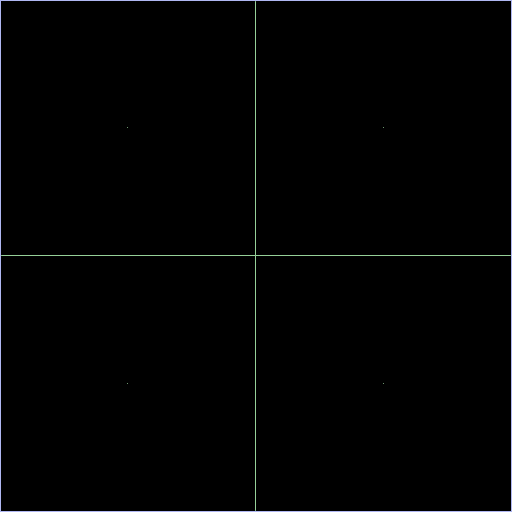
Frame 1 (no input)
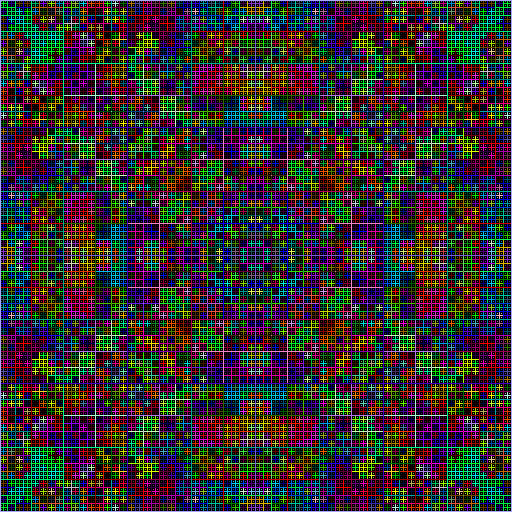
Frame 60 (the mouse pressed at the canvas centre just before this capture)
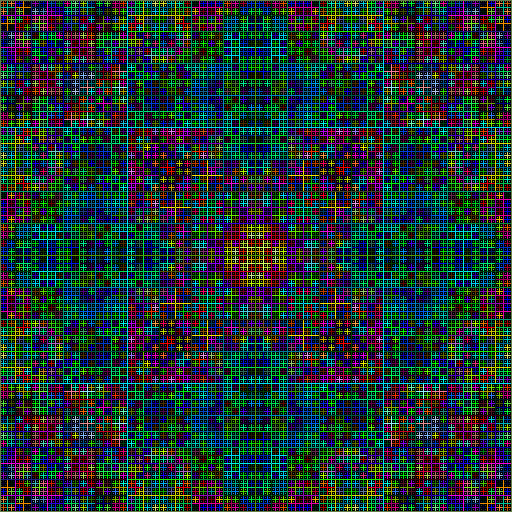
Frame 120 (the mouse held since frame 60 and released just before this capture)

The Processing sketch that drew these frames (run headless with seeded random() and noise(); from frame 60 on, the mouse is pressed at the canvas centre):

// Processing sketch: processing_103385
// ── processing_103385.pde

// cyberdelic carpet
// by azathoth 2013
// based on http://www.openprocessing.org/sketch/17370

int min_dist = 12;
int max_val = 255;

float divisor;
color carpet_color;

ArrayList coords;

void setup()
{
  size(512, 512);
  frameRate(16);
  colorMode(HSB, max_val);
  
  carpet_color = color(random(1,max_val),random(1,max_val),random(1,max_val));
  divisor = 1;
  
  background(0);
  smooth();
  
  coords = new ArrayList();
}

void mousePressed()
{
  //int t0 = millis();
  setup();
  carpet_init();
  //println(millis()-t0);
}


boolean paused = false;
void keyPressed()
{
  if(key==' ')
  {
    if(paused)
      loop();
    else
      noLoop();
    
    paused = !paused;
  }
}


void draw()
{
  if(coords.size()==0)
  {
    //background(0);
    carpet_init();
  }
  ArrayList old_coords = coords;
  coords = new ArrayList();
  for(int i=0; i<old_coords.size(); i++)
  {
    int[] p = (int[])old_coords.get(i);
    carpet_cross(p[0],p[1], p[2],p[3]);
  }
  //println(frameRate);
}

void carpet_init()
{
  float variability = 0.01;
  carpet_color = color(
                        (hue(carpet_color)+variability*random(0,255))%max_val,
                        (saturation(carpet_color)+variability*random(0,255))%max_val,
                        (brightness(carpet_color)+variability*random(0,255))%max_val
                       );
  divisor += random(-2,2);
  if(divisor<1) divisor=1;
  if(divisor>6) divisor=6;
  stroke(carpet_color);
  
  int x0 = 0;
  int y0 = 0;
  int x1 = width-1;
  int y1 = height-1;
  
  line(x0,y0, x0,y1);
  line(x0,y1, x1,y1);
  line(x1,y1, x1,y0);
  line(x1,y0, x0,y0);
  
  add_cross(x0,x1, y0,y1);
}

void add_cross(int x0, int x1, int y0, int y1)
{
  int[] p = new int[4];
  p[0] = x0;
  p[1] = x1;
  p[2] = y0;
  p[3] = y1;
  coords.add(p);
  //carpet_cross(x0, x1, y0, y1);
}

void carpet_cross(int x0, int x1, int y0, int y1)
{
  int xM = (x0+x1)/2;
  int yM = (y0+y1)/2;
  
  color c = floor((get(x0,y0) + get(x1,y1) + get(x0,y1) + get(x1,y0))/divisor);
  c = color(hue(c), saturation(c)*2, brightness(c));
  
  stroke(c);
  
  line(x0+1, yM, x1-1, yM);
  line(xM, y0+1, xM, y1-1);
  
  point((x0+xM)/2, (y0+yM)/2);
  point((x1+xM)/2, (y0+yM)/2);
  point((x0+xM)/2, (y1+yM)/2);
  point((x1+xM)/2, (y1+yM)/2);
  
  if( x1-x0>min_dist && y1-y0>min_dist)
  {
    add_cross(x0,xM, y0,yM);
    add_cross(x0,xM, yM,y1);
    add_cross(xM,x1, y0,yM);
    add_cross(xM,x1, yM,y1);
  }
}
